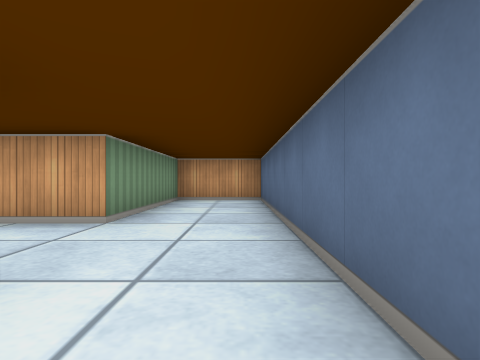
view 1 (above)

19 first-person views from a walk through a cub3D ray-caster map. The camera is about half as high as the walls, looks level and sees 75° across. The floor is counted in squares. Each view is taken from the middle of a square. On the plan, view 1 faces up. The plan holds only what a view shows up to about 9 squares ahead; the rest is blank.

view 2
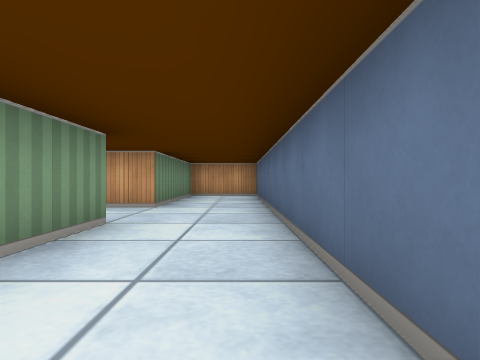

view 3
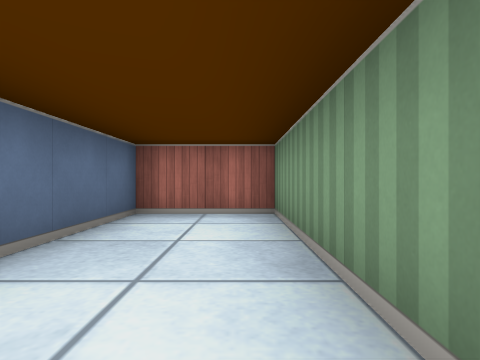

view 4
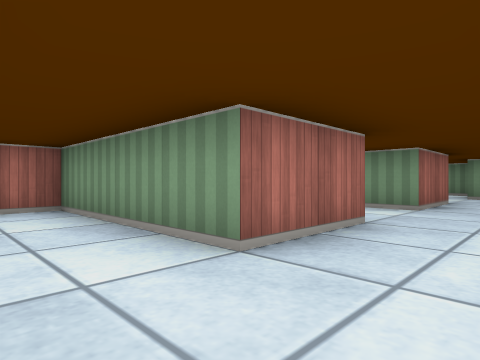

view 5
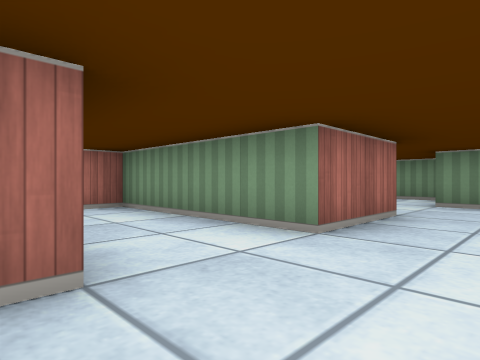

view 6
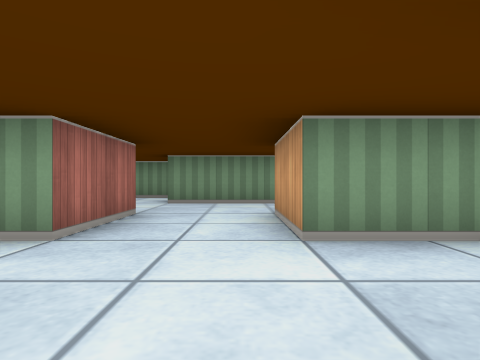

view 7
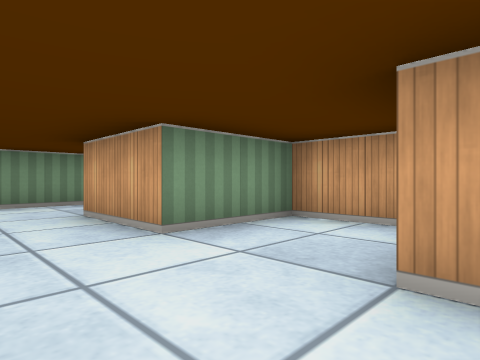

view 8
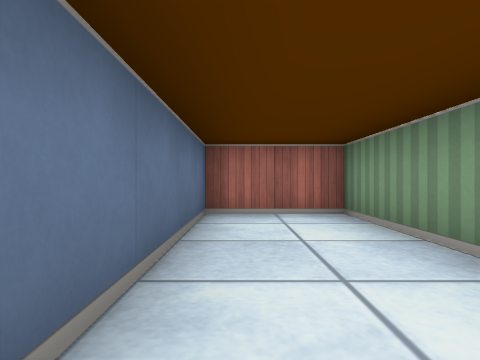

view 9
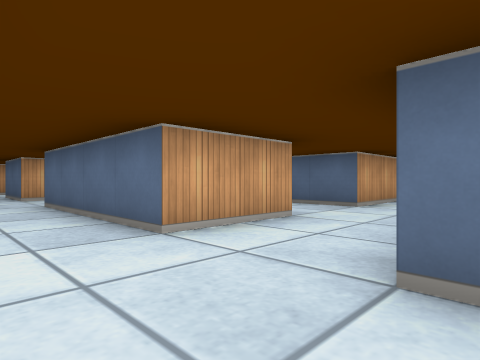

view 10
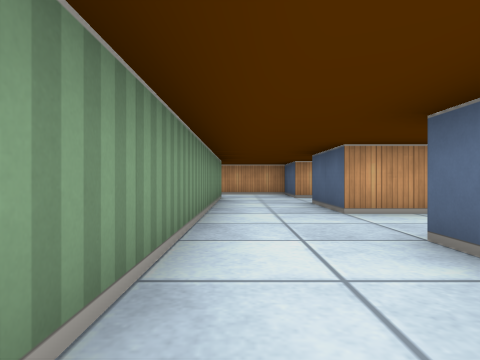

view 11
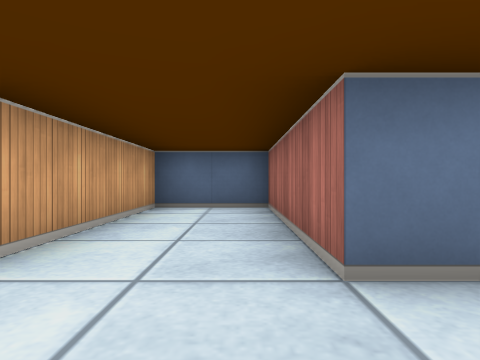

view 12
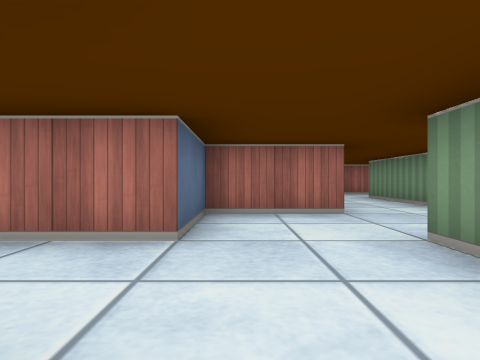

view 13
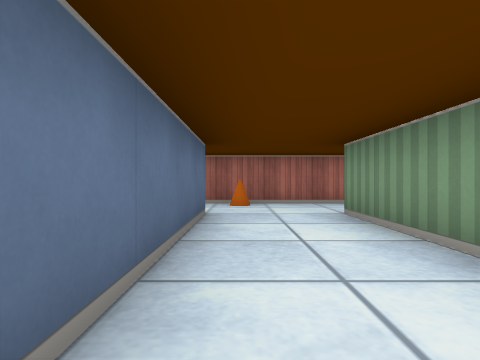

view 14
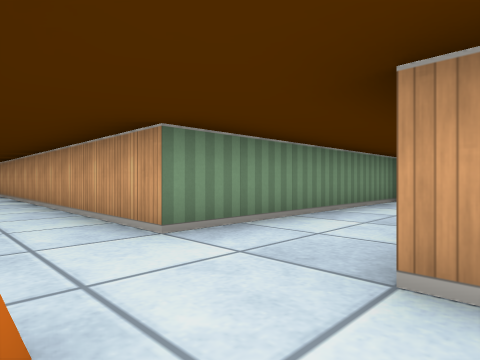

view 15
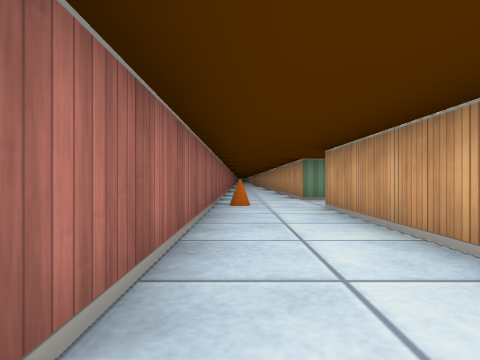

view 16
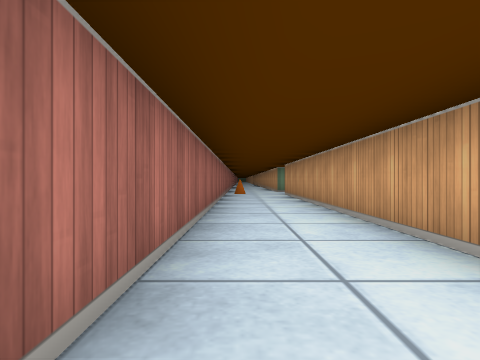

view 17
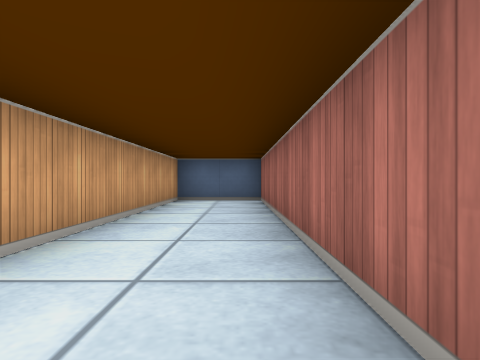

view 18
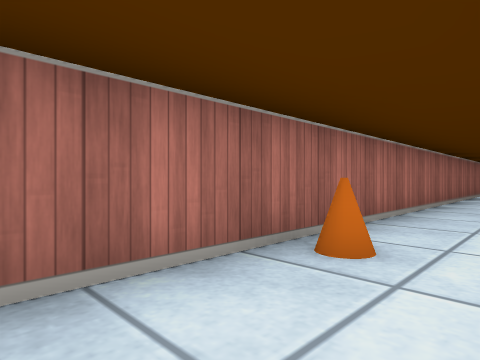

view 19
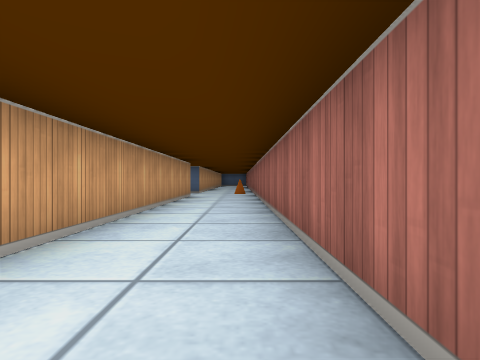

### Floor plan
Ten units are one square. View 1 is at (0, 0); x grows to the right and y downward. Boxes are objects, and circles mark ways between rooms. Rooms are numbered by the first view taken in them; rooms with no view inside come last. Other rooms are left out.
<svg viewBox="-315 -110 365 180">
<path fill="none" stroke="#000" d="M-35 -15 -15 -15 -15 25 5 25 5 -75 -15 -75 -15 -35 -35 -35M-55 -15 -55 25 -35 25 -35 -15M-35 -35 -35 -50M-41 -55 -55 -55 -55 -35M-204 65 45 65 45 45 -95 45 -95 5 -75 5 -75 -15 -55 -15M-115 -15 -115 45 -202 45M-95 -94 -95 -15M-55 -35 -75 -35 -75 -75 -35 -75 -35 -95 -75 -95"/>
<rect x="-105" y="55" width="10" height="10" fill="#bbb"><title>cone</title></rect>
<circle cx="-25" cy="-25" r="3" fill="#2a7"/>
<circle cx="-65" cy="-25" r="3" fill="#2a7"/>
<text x="-10" y="-30">1</text>
<text x="-50" y="-20">2</text>
<text x="-310" y="50">3</text>
</svg>
Room 1 opens to room 2. Room 2 opens to room 3.

Where each view was taken, in squares from view 1:
view 1: 0 up, 0 right, facing up
view 2: 2 down, 0 right, facing up
view 3: 2 up, 1 left, facing down
view 4: 3 up, 0 right, facing down-left
view 5: 3 up, 3 left, facing down-left
view 6: 3 up, 3 left, facing left
view 7: 2 up, 3 left, facing up-left
view 8: 2 up, 4 left, facing down
view 9: 1 up, 9 left, facing up-right
view 10: 5 up, 9 left, facing up
view 11: 8 up, 9 left, facing right
view 12: 4 up, 8 left, facing down
view 13: 0 up, 10 left, facing down
view 14: 6 down, 9 left, facing up-left
view 15: 6 down, 4 left, facing left
view 16: 6 down, 1 right, facing left
view 17: 6 down, 3 left, facing right
view 18: 5 down, 8 left, facing down-left
view 19: 6 down, 21 left, facing right
